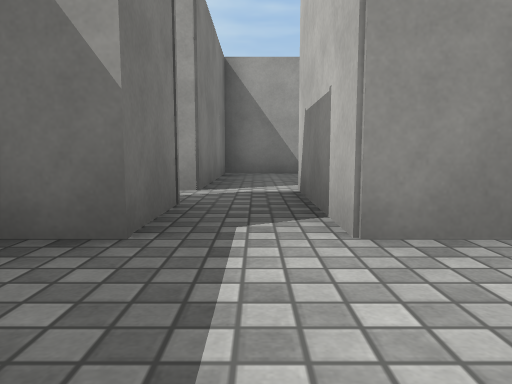
View 1 (above)

13 first-person views from a walk through a Unity game level. The camera is 0.35 m above the floor, tilts 6° down and sees 70° across. The floor is counted in squares, 1 m on a side. Each view is taken from the middle of a square. On the plan, view 1 faces up. The plan holds only what a view shows up to about 9 squares ahead; the rest is blank. The place goes on beyond the plan. The player character is not drawn. Surface patterns are stand-ins for the level's own textures.

View 2
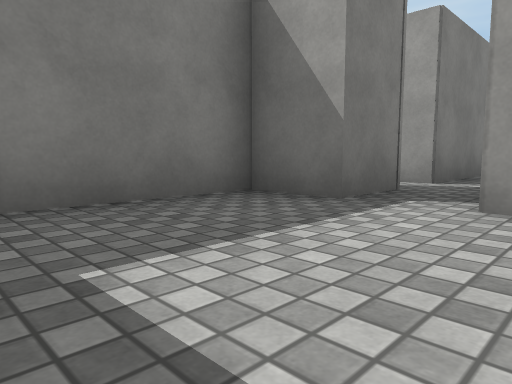

View 3
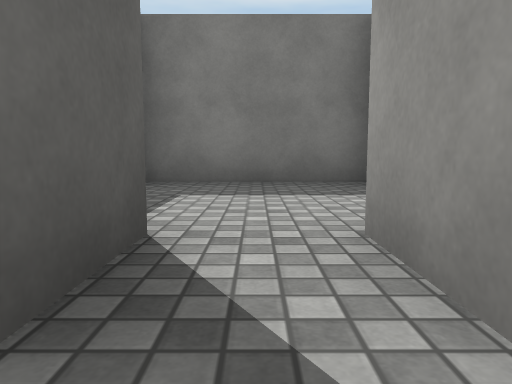

View 4
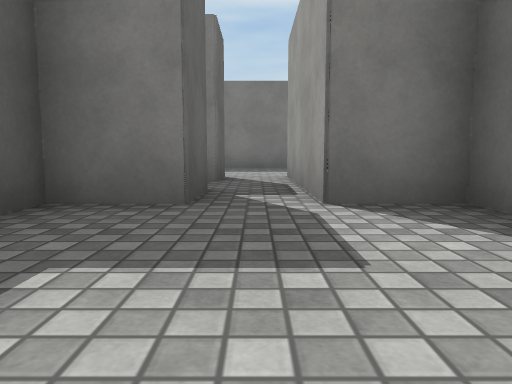

View 5
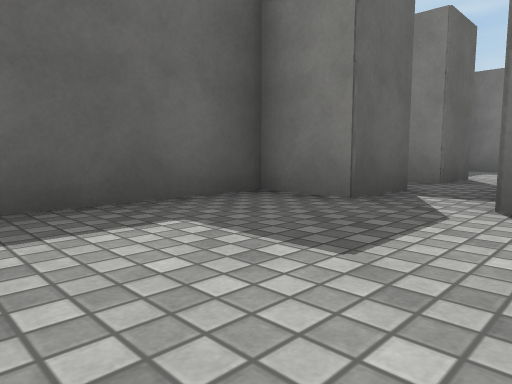

View 6
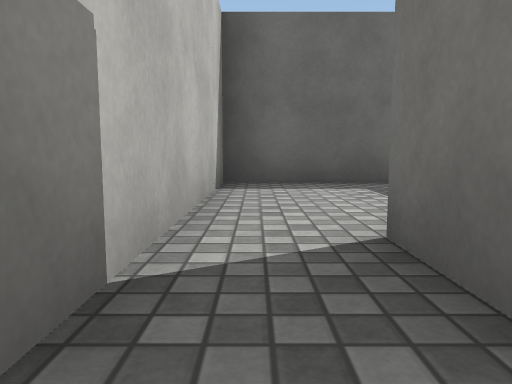

View 7
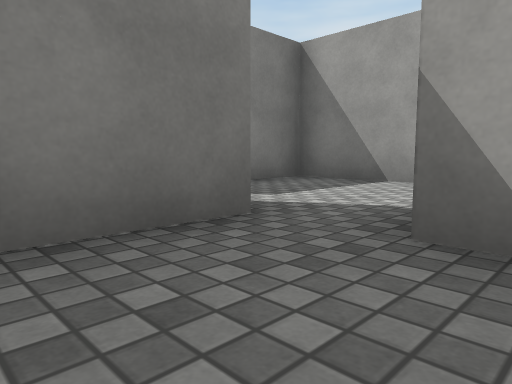

View 8
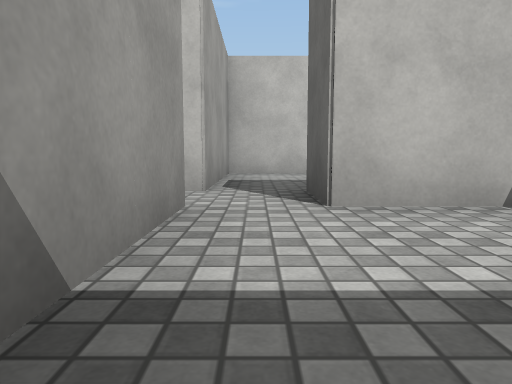

View 9
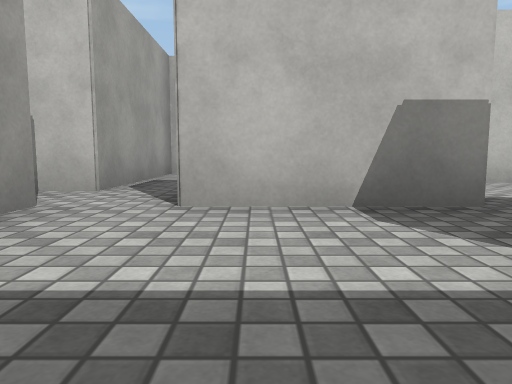

View 10
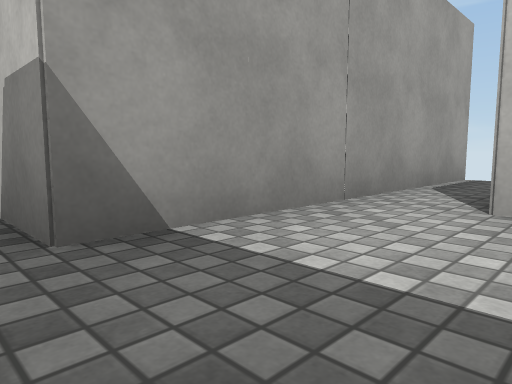

View 11
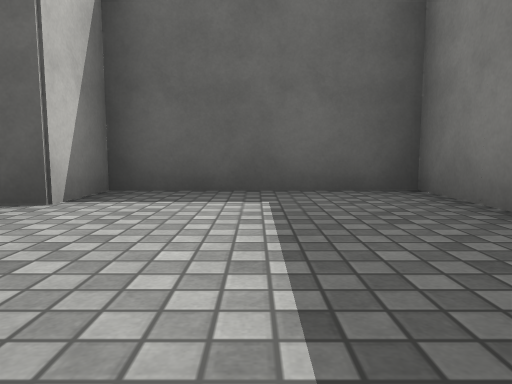

View 12
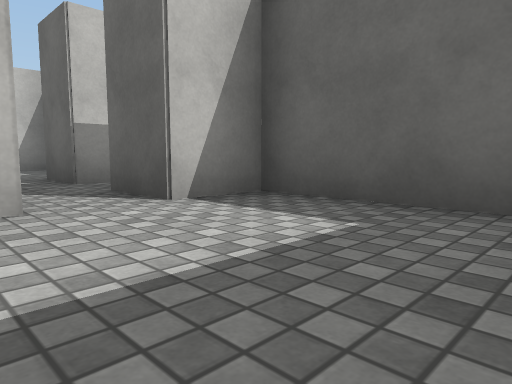

View 13
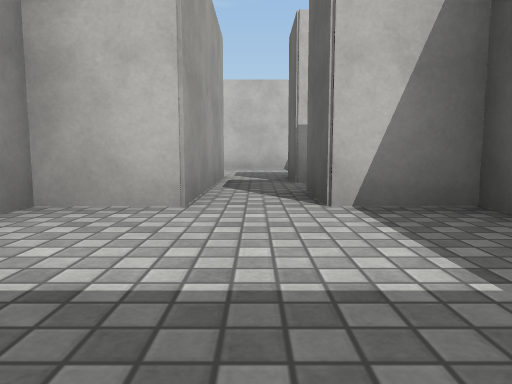

### Floor plan
Ten units are one square. View 1 is at (0, 0); x grows to the right and y downward. Boxes are objects, and circles mark ways between rooms. Rooms are numbered by the first view taken in them; rooms with no view inside come last. Other rooms are left out.
<svg viewBox="-20 -76 100 96">
<path fill="none" stroke="#000" d="M-5 -15 -15 -15 -15 15 14 15 14 5M50 -15 45 -15 45 -5 14 -5M34 10 34 5 45 5 45 15 74 15 74 -15M14 5 25 5 25 9M65 -22 65 -15M75 -35 46 -35M74 -15 74 -25M25 -65 -5 -65 -5 -45M46 -35 34 -35M-5 -26 -5 -15M44 -19 44 -26M14 -5 14 -15M64 -50 64 -65 34 -65 34 -71"/>
<rect x="-15" y="-45" width="10" height="10" fill="#bbb"><title>other object</title></rect>
<rect x="5" y="-25" width="10" height="10" fill="#bbb"><title>other object</title></rect>
<rect x="5" y="-35" width="10" height="10" fill="#bbb"><title>other object</title></rect>
<rect x="25" y="-55" width="10" height="20" fill="#bbb"><title>other object</title></rect>
<circle cx="20" cy="0" r="3" fill="#2a7"/>
<circle cx="0" cy="-10" r="3" fill="#2a7"/>
<circle cx="70" cy="-20" r="3" fill="#2a7"/>
<circle cx="50" cy="-30" r="3" fill="#2a7"/>
<text x="0" y="0">1</text>
<text x="50" y="0">2</text>
<text x="60" y="-30">3</text>
<text x="20" y="-40">4</text>
</svg>
Room 1 opens to room 2. Room 1 opens to room 4. Room 2 opens to room 3. Room 3 opens to room 4.

Where each view was taken, in squares from view 1:
view 1: 0 up, 0 right, facing up
view 2: 1 down, 1 right, facing up-left
view 3: 0 up, 3 right, facing left
view 4: 0 up, 7 right, facing left
view 5: 1 up, 7 right, facing down-left
view 6: 3 up, 7 right, facing down
view 7: 2 up, 3 right, facing up-left
view 8: 6 up, 0 right, facing right
view 9: 5 up, 0 right, facing right
view 10: 2 up, 2 right, facing up-right
view 11: 2 up, 0 right, facing down
view 12: 1 up, 1 left, facing down-right
view 13: 0 up, 1 left, facing right
